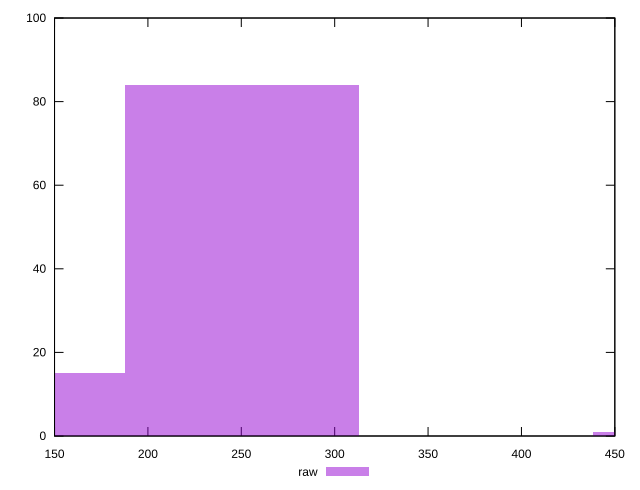

Write the gnuplot code that produced this figure.
reset

$raw <<EOF
250.61469862511325 84
125.30734931255662 15
501.2293972502265 1
EOF

set key outside below
set boxwidth 125.30734931255662
set xrange [150:450]
set yrange [0:100]
set trange [0:100]
set style fill transparent solid 0.5 noborder
set terminal svg size 640, 490 enhanced background rgb 'white'
set output "report_00017_2021-02-10T15-08-03.406Z/offscreen-images/samples/pages+cached+noadtech/raw/histogram.svg"

plot $raw title "raw" with boxes

reset
